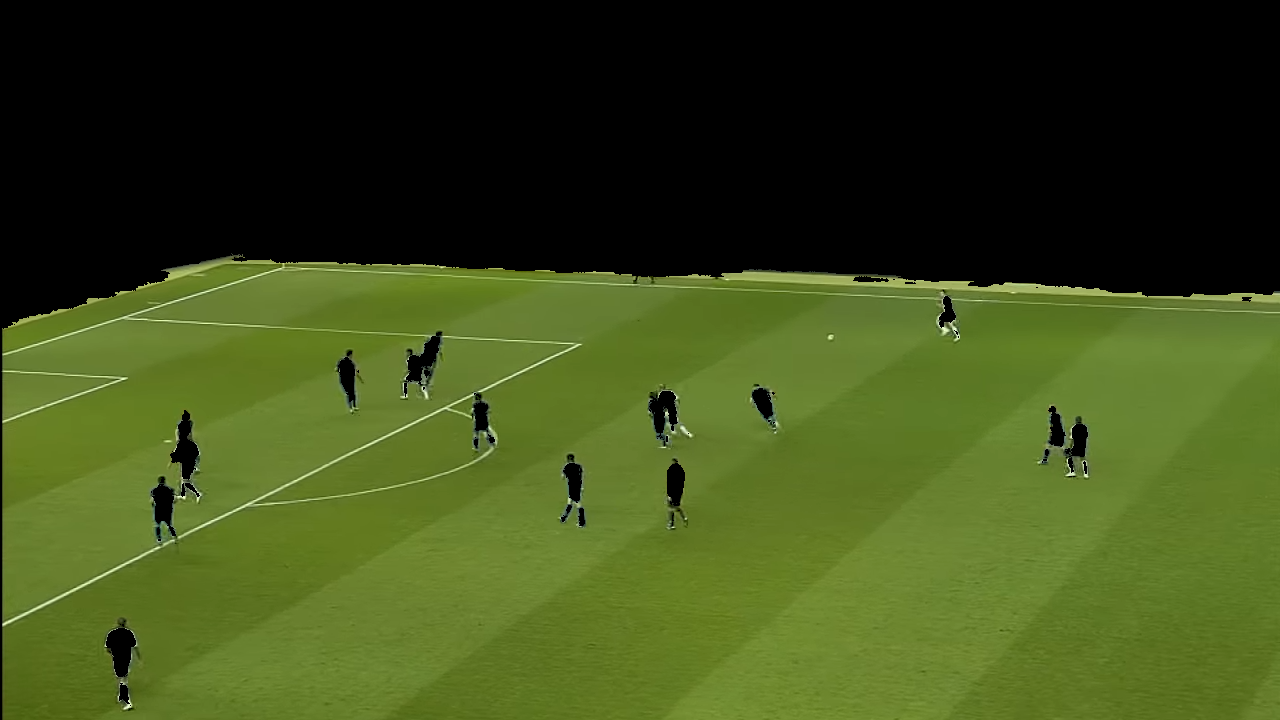
#> input picture New Algorithm Implementation/assets/green_region.png, 1280 x 720 px
$ jupyter execute --allow-errors transform.ipynb
#> lines starting #> are read from the running program, lines starting #| are printed output that depends on the picture; after the words box and inside, x2 and y2 are one past the last pixel; in counts of white or black regions, pixels touching at a corner belong together
[cell 1]
import cv2
import matplotlib.pyplot as plt
import numpy as np

[cell 2]
# Load images
perspective_image = cv2.imread('./assets/world_cup_2006.png')
# perspective_image_canny = cv2.Canny(perspective_image, 50, 100)
#> (the rest of this cell did not finish here and is left out)

#> (a cell that did not finish here is left out)

[cell 4]
template_image = cv2.imread('./assets/world_cup_template.png')
# template_image_canny = cv2.Canny(template_image, 50, 100)
#> (the rest of this cell did not finish here and is left out)

#> (a cell that did not finish here is left out)

[cell 6]
# Points in the perspective image
points_perspective = np.array([
    [124, 378],  # Example point
    [125, 317],   # Example point
    [578, 348],  # Example point
    [248, 504]   # Example point
], dtype='float32')

# Corresponding points in the template image
points_template = np.array([
    [54, 248],    # Corresponding point
    [3, 138],   # Corresponding point
    [165, 138],  # Corresponding point
    [165, 411]    # Corresponding point
], dtype='float32')

[cell 7]
# Compute homography matrix
H, status = cv2.findHomography(points_template, points_perspective)

print(H)

#> (a cell that did not finish here is left out)

#> (a cell that did not finish here is left out)

#> (a cell that did not finish here is left out)

[cell 11]
import cv2
import numpy as np
import matplotlib.pyplot as plt

[cell 12]
# Load the image
image_path = './assets/warped_image.png'
image = cv2.imread(image_path)

# Convert to grayscale
#> (the rest of this cell did not finish here and is left out)

[cell 13]
# Create a copy of the original image to draw lines
line_image = np.copy(image)
# line_image = np.zeros_like(image)

# Draw lines on the image in red color
#> (the rest of this cell did not finish here and is left out)

[cell 14]
import cv2
import numpy as np
import matplotlib.pyplot as plt

# Load the image
image_path = './assets/warped_image.png'
image = cv2.imread(image_path)

# Convert to grayscale
#> (the rest of this cell did not finish here and is left out)

[cell 15]
import cv2
import numpy as np
import matplotlib.pyplot as plt

# Load the image
image_path = './assets/green_region.png'
image = cv2.imread(image_path)
#> image is the input picture: shape (720, 1280, 3); mean B, G, R 25.8, 75.2, 60.7

# Convert to grayscale
gray = cv2.cvtColor(image, cv2.COLOR_BGR2GRAY)
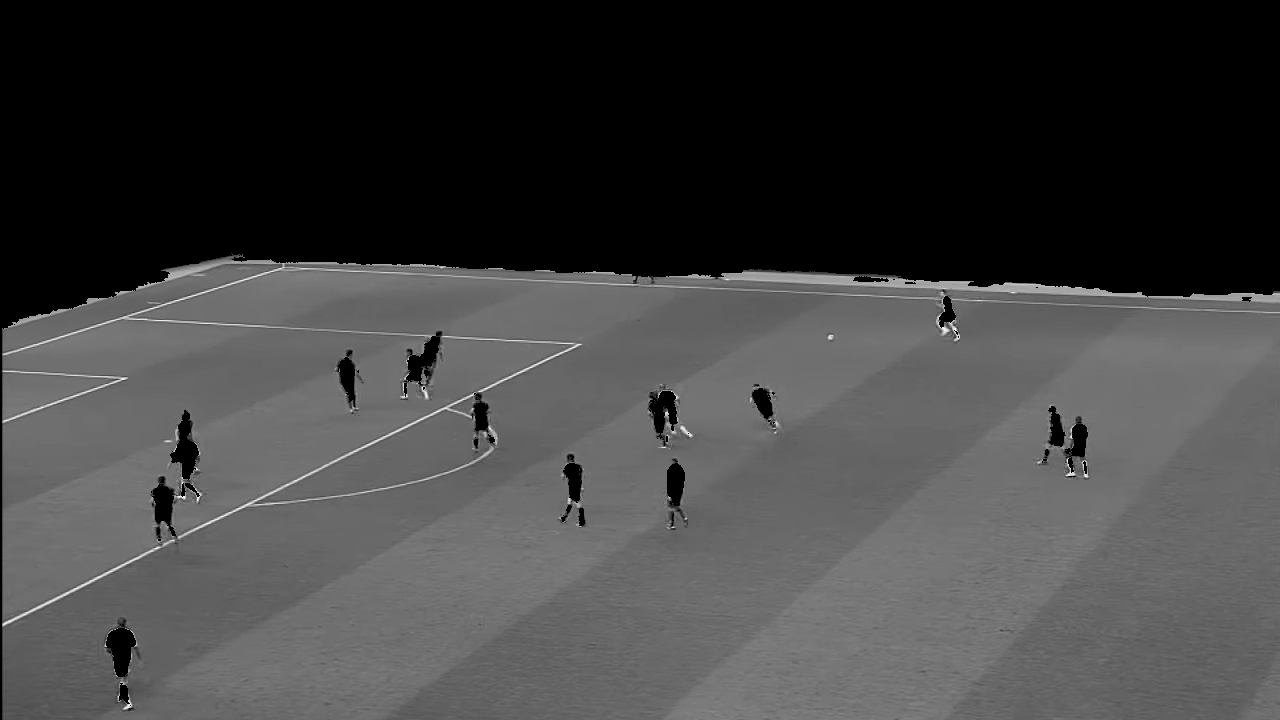
#> gray: shape (720, 1280); min 0, max 247, mean 65.2

# Apply GaussianBlur to reduce noise and improve edge detection
blurred = cv2.GaussianBlur(gray, (5, 5), 0)

# Apply Canny edge detector with adjusted parameters
edges = cv2.Canny(blurred, 50, 150, apertureSize=3)
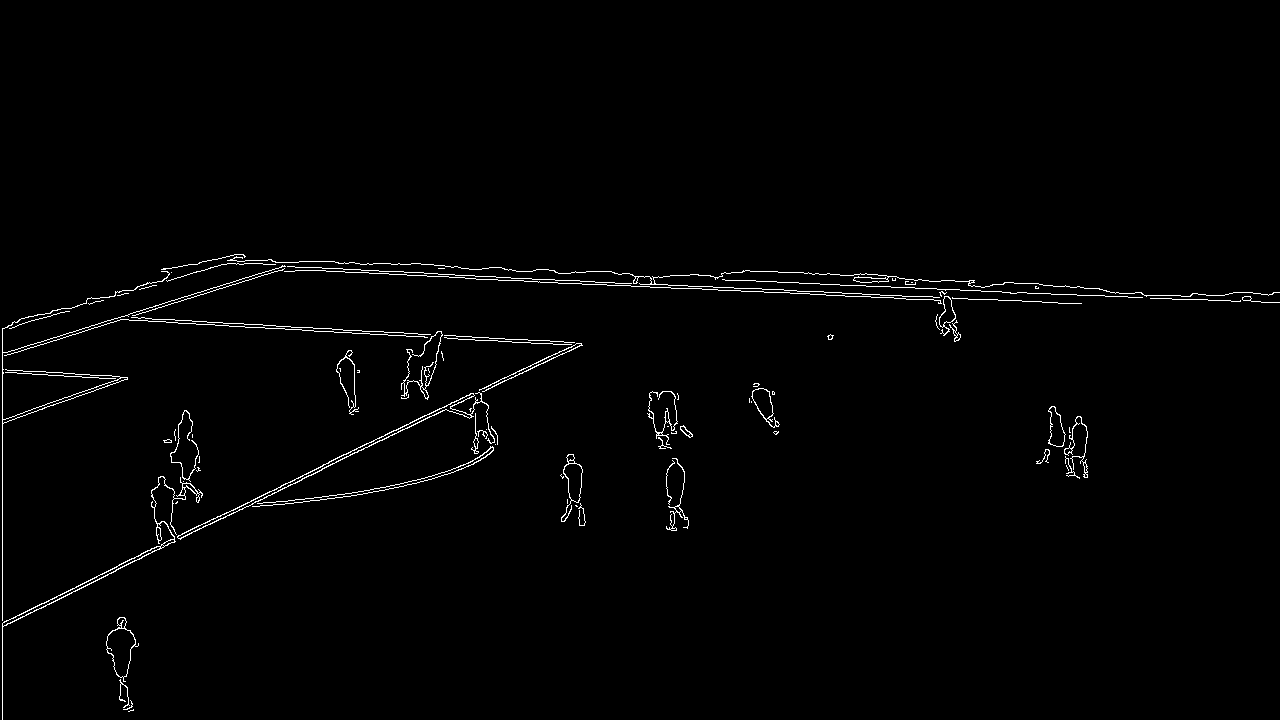
#> edges: shape (720, 1280); 1.3% white in thin lines or dots, all inside (x1, y1, x2, y2) = (2, 254, 1280, 720)

# Use Probabilistic Hough Line Transform to detect lines
lines = cv2.HoughLinesP(edges, 1, np.pi / 180, threshold=50, minLineLength=50, maxLineGap=10)
#> lines = 51 rows, first 6: [85, 585, 519, 373], [2, 623, 116, 567], [2, 719, 2, 328], [856, 296, 951, 301], [119, 564, 226, 512], [310, 270, 595, 284]

# Create a copy of the original image to draw lines
# line_image = np.copy(image)
line_image = np.zeros_like(image)

# Draw lines on the image in red color
if lines is not None:
    for line in lines:
        x1, y1, x2, y2 = line[0]
        cv2.line(line_image, (x1, y1), (x2, y2), (0, 0, 255), 2)  # Red color
#> this loop made 51 passes
#> (x1, y1, x2, y2) on passes 1 to 12: (85, 585, 519, 373), (2, 623, 116, 567), (2, 719, 2, 328), (856, 296, 951, 301), (119, 564, 226, 512), (310, 270, 595, 284), (302, 330, 582, 345), (703, 286, 912, 296), (361, 270, 423, 272), (960, 290, 1076, 294), (263, 325, 488, 337), (368, 263, 457, 266)
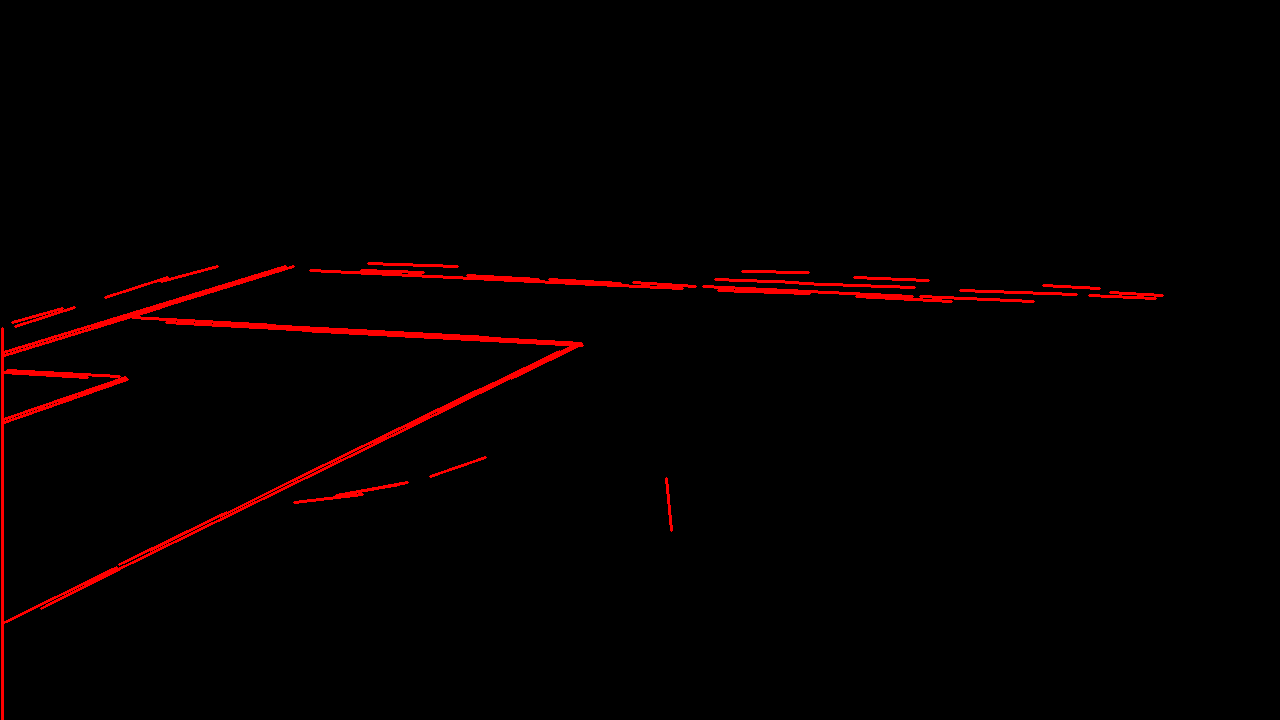
#> line_image: shape (720, 1280, 3); mean of channels 0, 1, 2 0, 0, 4.7; drawn as B, G, R

# Display the original image, edges, and the image with lines
plt.figure(figsize=(15, 5))
plt.subplot(1, 3, 1)
plt.title('Original Image')
plt.imshow(cv2.cvtColor(image, cv2.COLOR_BGR2RGB))

plt.subplot(1, 3, 2)
plt.title('Edges')
plt.imshow(edges, cmap='gray')

plt.subplot(1, 3, 3)
plt.title('Lines Detected')
plt.imshow(cv2.cvtColor(line_image, cv2.COLOR_BGR2RGB))

plt.show()
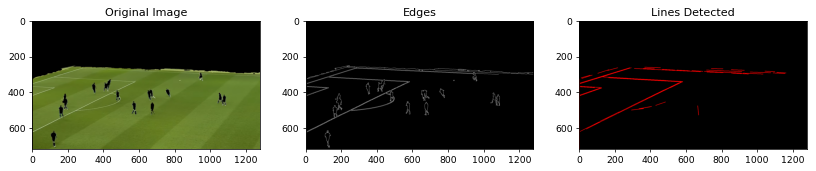
#> figure drawn by matplotlib, 3 panels

# Saving the Line Image
# cv2.imwrite('./assets/lines_of_field.png', line_image)

[cell 16]
# Function to merge parallel lines
def merge_parallel_lines(lines, angle_threshold=np.pi / 180, distance_threshold=10):
#> called with lines = array of shape (51, 1, 4), angle_threshold = 0.0175, distance_threshold = 10
    merged_lines = []
    for line in lines:
        rho, theta = line[0]
        if not merged_lines:
            merged_lines.append([rho, theta])
        else:
            for merged_line in merged_lines:
                merged_rho, merged_theta = merged_line
                if abs(theta - merged_theta) < angle_threshold and abs(rho - merged_rho) < distance_threshold:
                    merged_line[0] = (merged_rho + rho) / 2
                    merged_line[1] = (merged_theta + theta) / 2
                    break
            else:
                merged_lines.append([rho, theta])
#> this loop made 1 pass
#> after the loop, merged_lines = []
    return merged_lines

# Merge parallel lines
#> (the rest of this cell did not finish here and is left out)

[cell 17]
import cv2
import numpy as np
import matplotlib.pyplot as plt

# Load the image
image_path = './assets/green_region.png'
image = cv2.imread(image_path)

# Convert to grayscale
gray = cv2.cvtColor(image, cv2.COLOR_BGR2GRAY)

# Apply GaussianBlur to reduce noise and improve edge detection
blurred = cv2.GaussianBlur(gray, (5, 5), 0)

# Apply Canny edge detector with adjusted parameters
edges = cv2.Canny(blurred, 50, 150, apertureSize=3)

# Use Probabilistic Hough Line Transform to detect lines
lines = cv2.HoughLinesP(edges, 1, np.pi / 180, threshold=50, minLineLength=50, maxLineGap=10)

# Create a copy of the original image to draw lines
line_image = np.zeros_like(image)

# Draw lines on the image in red color
if lines is not None:
    for line in lines:
        x1, y1, x2, y2 = line[0]
        cv2.line(line_image, (x1, y1), (x2, y2), (0, 0, 255), 2)  # Red color

# Display the original image, edges, and the image with lines
plt.figure(figsize=(15, 5))
plt.subplot(1, 3, 1)
plt.title('Original Image')
plt.imshow(cv2.cvtColor(image, cv2.COLOR_BGR2RGB))

plt.subplot(1, 3, 2)
plt.title('Edges')
plt.imshow(edges, cmap='gray')

plt.subplot(1, 3, 3)
plt.title('Lines Detected')
plt.imshow(cv2.cvtColor(line_image, cv2.COLOR_BGR2RGB))

plt.show()

# Saving the Line Image
# cv2.imwrite('lines_of_field.png', line_image)

# Function to merge parallel lines
def merge_parallel_lines(lines, angle_threshold=np.pi / 180, distance_threshold=10):
#> called with lines = array of shape (51, 1, 4), angle_threshold = 0.0175, distance_threshold = 10
    def compute_angle(line):
        x1, y1, x2, y2 = line
        return np.arctan2(y2 - y1, x2 - x1)

    merged_lines = []
    for line in lines:
        x1, y1, x2, y2 = line[0]
        if not merged_lines:
            merged_lines.append([x1, y1, x2, y2])
        else:
            for merged_line in merged_lines:
                mx1, my1, mx2, my2 = merged_line
                angle1 = compute_angle((x1, y1, x2, y2))
                angle2 = compute_angle((mx1, my1, mx2, my2))
                if abs(angle1 - angle2) < angle_threshold:
                    if (abs(x1 - mx1) < distance_threshold and abs(y1 - my1) < distance_threshold) or \
                       (abs(x2 - mx2) < distance_threshold and abs(y2 - my2) < distance_threshold):
                        merged_line[0] = (x1 + mx1) // 2
                        merged_line[1] = (y1 + my1) // 2
                        merged_line[2] = (x2 + mx2) // 2
                        merged_line[3] = (y2 + my2) // 2
                        break
            else:
                merged_lines.append([x1, y1, x2, y2])
#> this loop made 51 passes
#> line on passes 10 to 21: [[960, 290, 1076, 294]], [[263, 325, 488, 337]], [[368, 263, 457, 266]], [[799, 283, 914, 287]], [[715, 279, 798, 282]], [[371, 442, 559, 351]], [[718, 290, 809, 293]], [[91, 328, 293, 266]], [[854, 277, 928, 280]], [[3, 352, 285, 266]], [[511, 378, 581, 344]], [[467, 275, 538, 279]]
#> line on passes 2 to 7: [[2, 623, 116, 567]], [[2, 719, 2, 328]], [[856, 296, 951, 301]], [[119, 564, 226, 512]], [[310, 270, 595, 284]], [[302, 330, 582, 345]]
    return merged_lines

# Merge parallel lines
if lines is not None:
    merged_lines = merge_parallel_lines(lines)

    # Draw the merged lines on the image
    # result_image = image.copy()
    result_image = np.zeros_like(image)
    for line in merged_lines:
        x1, y1, x2, y2 = line
        cv2.line(result_image, (x1, y1), (x2, y2), (0, 255, 0), 2)  # Green color
#> this loop made 40 passes
#> line on passes 1 to 12: [85, 585, 519, 373], [21, 615, 120, 566], [2, 719, 2, 328], [856, 296, 951, 301], [134, 557, 222, 514], [310, 270, 595, 284], [379, 333, 581, 344], [751, 284, 913, 291], [364, 266, 440, 269], [960, 290, 1076, 294], [263, 325, 488, 337], [715, 279, 798, 282]
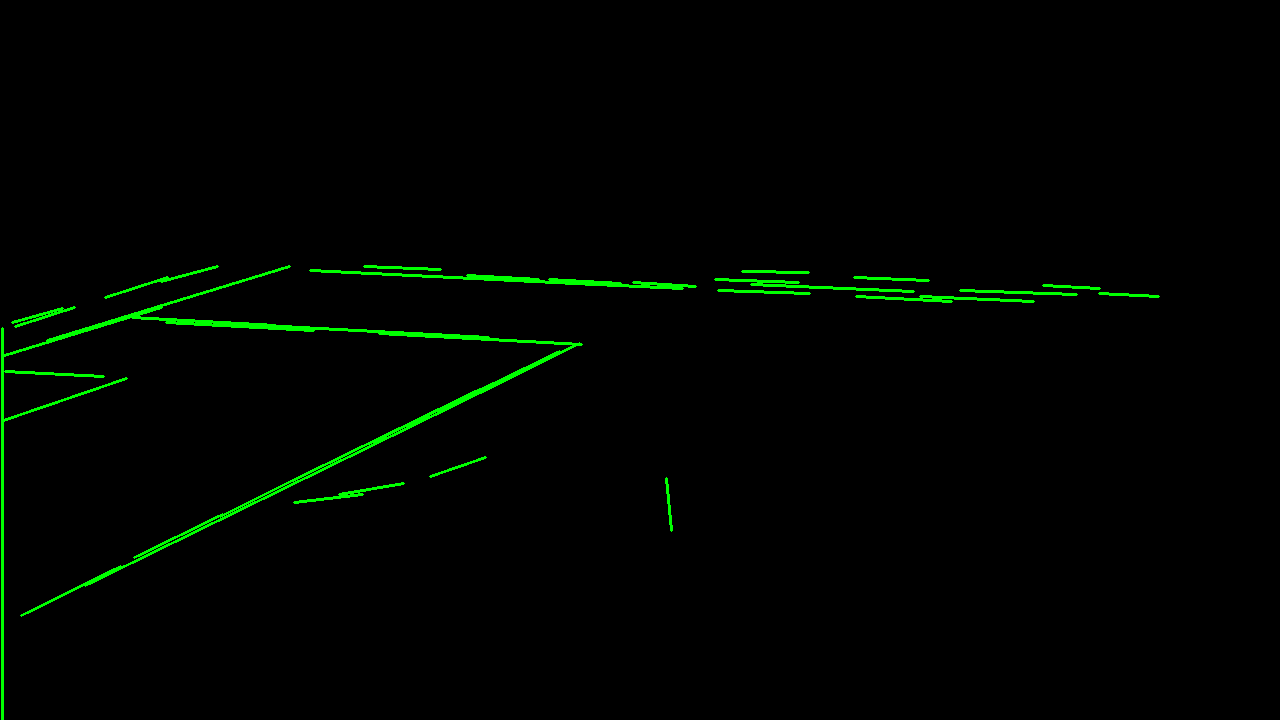
#> result_image: shape (720, 1280, 3); mean of channels 0, 1, 2 0, 3.8, 0; drawn as B, G, R

    # Display the result
    plt.figure(figsize=(10, 10))
    plt.title('Merged Lines')
    plt.imshow(cv2.cvtColor(result_image, cv2.COLOR_BGR2RGB))
    plt.axis('off')
    plt.show()
else:
    print("No lines were detected.")

# Saving the Merged Line Image
cv2.imwrite('./assets/merged_lines_of_field.png', result_image)
#> Out = True
